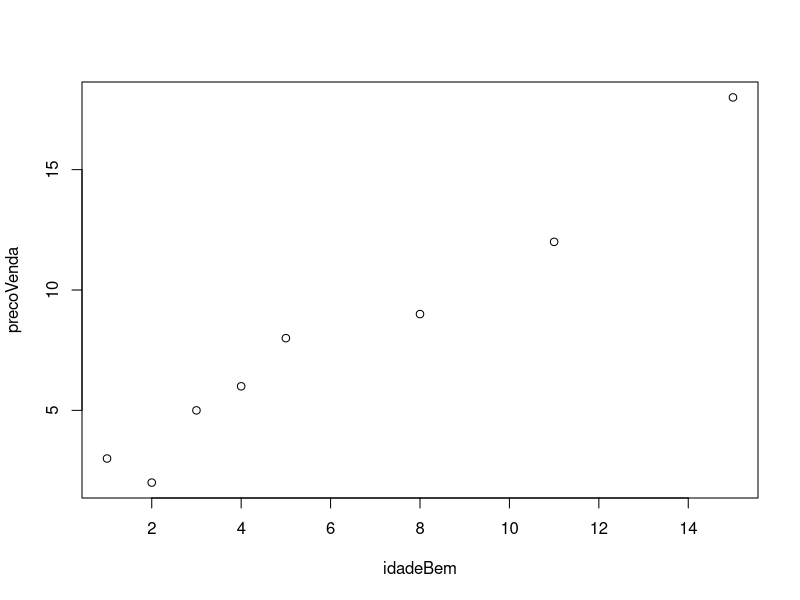
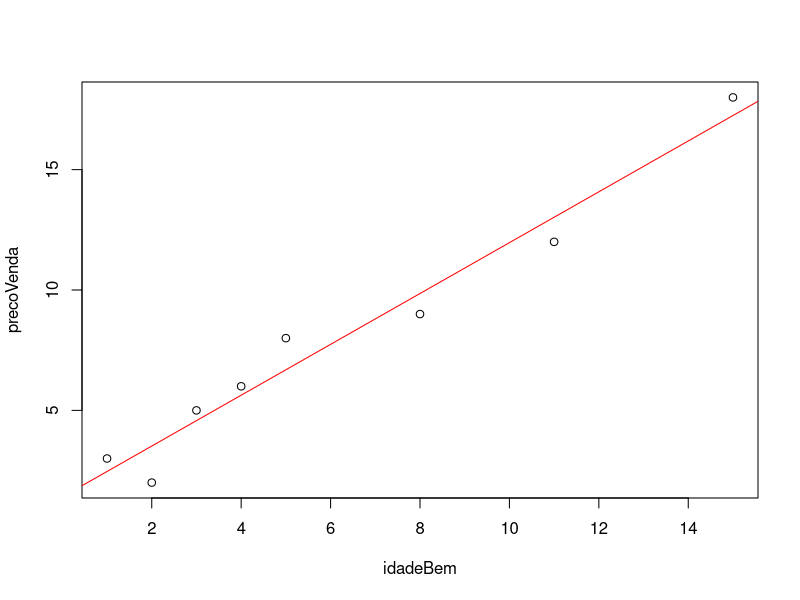
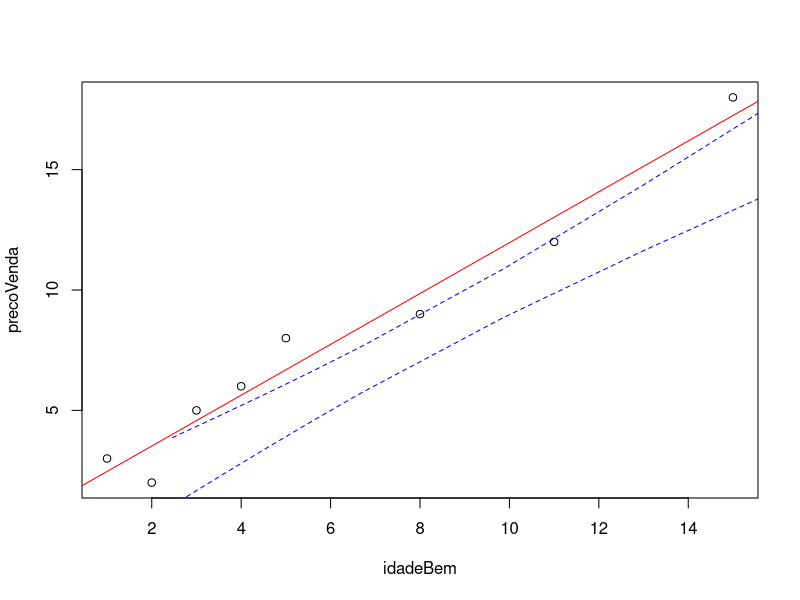

Write the R code that produced these figures, in order.
## ---- chunk 1
idadeBem <- c(1,2,3,4,5,8,11,15)
precoVenda <- c(3,2,5,6,8,9,12,18)
## ---- chunk 2
reg <- lm(precoVenda ~ idadeBem)
## ---- chunk 3
summary(reg)
## ---- chunk 4
plot(idadeBem, precoVenda)
## ---- chunk 5
plot(idadeBem, precoVenda)
abline(reg$coefficients, col='red')
## ---- chunk 6
predict(reg, newdata = data.frame(idadeBem=20), interval="predict")
## ---- chunk 7
pred <- predict.lm(reg, interval = "confidence")
plot(idadeBem, precoVenda)
abline(reg$coefficients, col='red')
points(pred[,1], pred[,2], lty=2, col='blue', type='l')
points(pred[,1], pred[,3], lty=2, col='blue', type='l')

